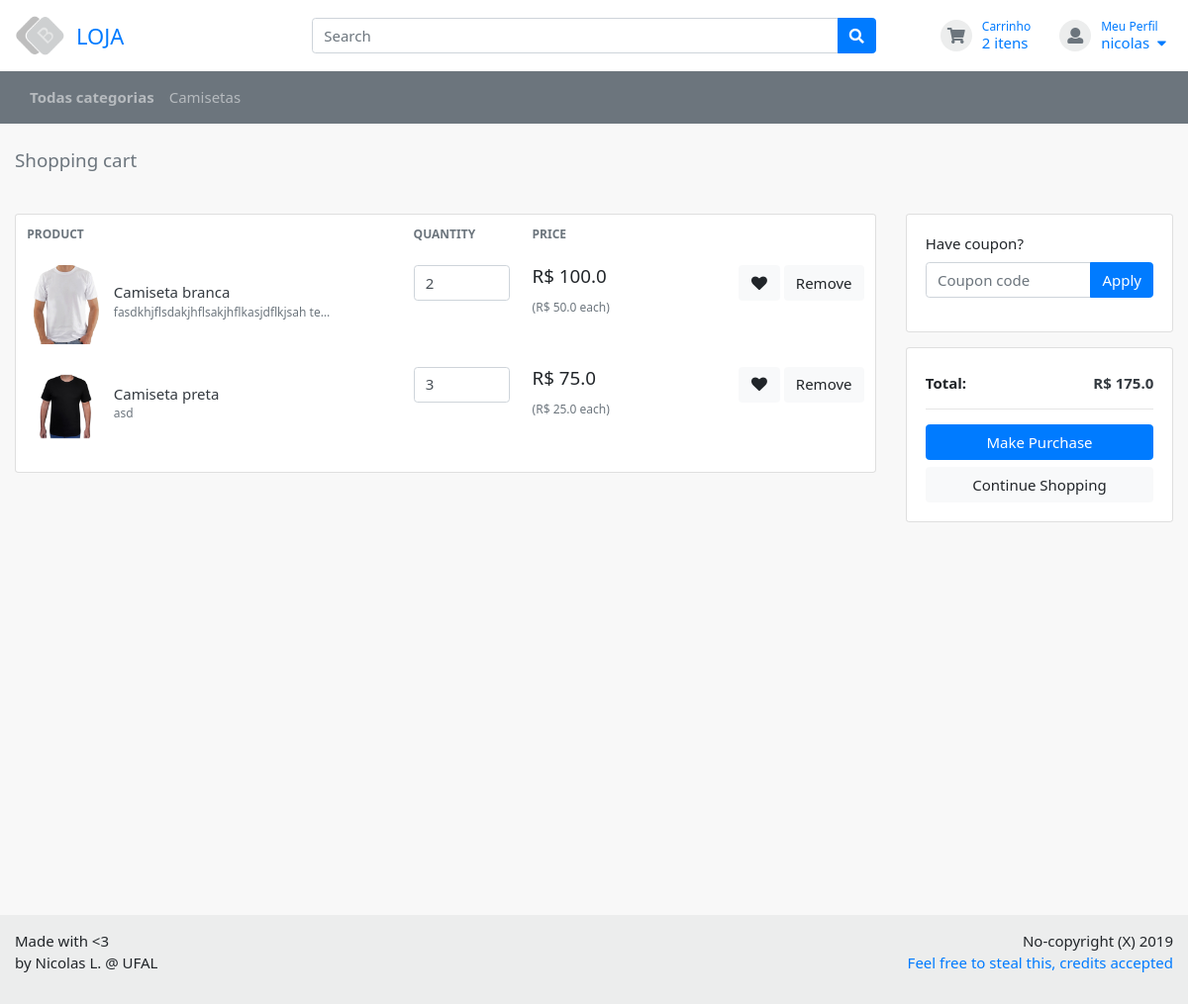
The app's page /cart/ (signed in) with its own data.
### app_store/models.py (models this page shows, shortened)
class Cart(models.Model):
	user = models.ForeignKey(CustomUser, on_delete=models.CASCADE)
	date_created = models.DateTimeField(auto_now_add=True)
	date_updated = models.DateTimeField(auto_now=True)
	def get_total_items(self):
		return self.item_set.count()
	def get_total(self):
		total = 0
		for item in self.item_set.all():
			total += item.get_total()
		return total

class Category(models.Model):
	store = models.ForeignKey(Store, on_delete=models.CASCADE)
	name = models.CharField(max_length=60, default='')
	date_created = models.DateTimeField(auto_now_add=True)
	date_updated = models.DateTimeField(auto_now=True)
	def __str__(self):
		return self.name

class Item(models.Model):
	cart = models.ForeignKey(Cart, on_delete=models.CASCADE)
	product = models.ForeignKey(Product, on_delete=models.CASCADE, related_name='item_product')
	quantity = models.PositiveIntegerField(default=1)
	date_created = models.DateTimeField(auto_now_add=True)
	date_updated = models.DateTimeField(auto_now=True)
	def get_total(self):
		return self.quantity * self.product.price_new

class Product(models.Model):
	category = models.ForeignKey(Category, on_delete=models.CASCADE, related_name='product_category')
	collection = models.ForeignKey(Collection, on_delete=models.CASCADE)
	name = models.CharField(max_length=60, default='')
	description = models.TextField(max_length=1200, default='')
	model = models.CharField(max_length=100, default='')
	price_new = models.FloatField(default=0)
	price_old = models.FloatField(default=0)
	image = models.ImageField()
	total_sales = models.PositiveIntegerField(default=0, blank=True)
	date_created = models.DateTimeField(auto_now_add=True)
	date_updated = models.DateTimeField(auto_now=True)

### app_users/models.py (models this page shows, shortened)
class CustomUser(AbstractUser):
	token = models.CharField(max_length=64, default="")

### app_store/views.py (the view)
# urls.py: path('cart/', views.ShoppingCart.as_view(), name='shopping-cart'),
class ShoppingCart(View):
    def get(self, request):
        context = {}
        return render(request, 'app_store/shopping_cart.html', context)

### ecommerce/processors.py (called while the page is built)
def shopping_cart_processor(request):
    try:
        cart = Cart.objects.get(user=request.user)
    except:
        cart = None
    return {'cart': cart}

def categories_processor(request):
    categories_on_navbar = 3
    categories = Category.objects.all()[:categories_on_navbar]
    categories_more = Category.objects.all()[categories_on_navbar:]
    return {'categories': categories, 'categories_more': categories_more}

### app_store/templates/app_store/shopping_cart.html (shortened to what this page needs)
{% extends "app_store/base.html" %}
{% load staticfiles %}
{% load humanize %}
{% block content %}
    <div class="container">
        <header class="section-heading">
            <h5 class="title-section text-muted">Shopping cart</h5>
        </header>
        <br>
        {% if cart.get_total_items > 0 %}
            <div class="row">
                <aside class="col-lg-9">
                    <div class="card">
                        <div class="table-responsive">
                            <table class="table table-borderless table-shopping-cart">
                                <thead class="text-muted">
                                <tr class="small text-uppercase">
                                    <th scope="col">Product</th>
                                    <th scope="col" width="120">Quantity</th>
                                    <th scope="col" width="120">Price</th>
                                    <th scope="col" class="text-right d-none d-md-block" width="200"> </th>
                                </tr>
                                </thead>
                                <tbody>
                                {% for item in cart.item_set.all %}
                                    <tr>
                                        <td>
                                            <figure class="itemside align-items-center">
                                                <div class="aside"><img src="{{ item.product.image.url }}" class="img-sm"></div>
                                                <figcaption class="info ml-2">
                                                    <a href="#" class="title text-dark">{{ item.product.name }}</a>
                                                    <p class="text-muted small">{{ item.product.description|truncatechars:40 }}</p>
                                                </figcaption>
                                            </figure>
                                        </td>
                                        <td>
                                            <input type="number"
                                                   class="cart-item-quantity form-control"
                                                   data-initial-value="{{ item.product.price_new }}"
                                                   data-index="{{ item.id }}"
                                                   value="{{ item.quantity }}">
                                        </td>
                                        <td>
                                            <div class="price-wrap">
                                                <h5 class="price">R$ <span class="price-{{ item.id }}">{{ item.get_total }}</span></h5>
                                                <small class="text-muted"> (R$ {{ item.product.price_new }} each) </small>
                                            </div>
                                        </td>
                                        <td class="text-right d-none d-md-block">
                                            <a data-original-title="Save to Wishlist" title="" href="" class="btn btn-light" data-toggle="tooltip"> <i class="fa fa-heart"></i></a>
                                            <a href="{% url 'remove-from-cart' item.id %}" class="btn btn-light"> Remove</a>
                                        </td>
                                    </tr>
                                {% endfor %}
                                </tbody>
                            </table>
                        </div>
                    </div>
                </aside>
                <aside class="col-lg-3">
                    <div class="card mb-3">
                        <div class="card-body">
                            <form>
                                <div class="form-group">
                                    <label>Have coupon?</label>
                                    <div class="input-group">
                                        <input type="text" class="form-control" name="" placeholder="Coupon code">
                                        <span class="input-group-append">
				                            <button class="btn btn-primary">Apply</button>
                                        </span>
                                    </div>
                                </div>
                            </form>
                        </div>
                    </div>
                    <div class="card">
                        <div class="card-body">
                            <dl class="dlist-align">
                                <dt>Total:</dt>
                                <dd class="text-right text-dark b"><strong>R$ {{ cart.get_total }}</strong></dd>
                            </dl>
                            <hr>
                            <a href="#" class="btn btn-primary btn-block"> Make Purchase </a>
                            <a href="{% url 'store-home' %}" class="btn btn-light btn-block">Continue Shopping</a>
                        </div>
                    </div>
                </aside>
            </div>
        {% else %}
            <p>Você ainda não adicionou nada no carrinho de compras</p><br>
            <a href="{% url 'store-home' %}" class="btn btn-secondary"><i class="icon fa fa-arrow-left"></i>&ensp;Voltar para a loja</a>
        {% endif %}
        <br><br>
    </div>
{% endblock %}

### app_store/templates/app_store/base.html (shortened to what this page needs)
{% load staticfiles %}
<!DOCTYPE HTML>
<html lang="en">
<head>
    <link href="{% static 'css/bootstrap.css' %}" rel="stylesheet" type="text/css"/>
    <link href="{% static 'fonts/fontawesome/css/fontawesome-all.min.css' %}" type="text/css" rel="stylesheet">
    <link href="{% static 'plugins/fancybox/fancybox.min.css' %}" type="text/css" rel="stylesheet">
    <link href="{% static 'plugins/owlcarousel/assets/owl.carousel.min.css' %}" rel="stylesheet">
    <link href="{% static 'plugins/owlcarousel/assets/owl.theme.default.css' %}" rel="stylesheet">
    <link href="{% static 'css/ui.css' %}" rel="stylesheet" type="text/css"/>
    <link href="{% static 'css/responsive.css' %}" rel="stylesheet" media="only screen and (max-width: 1200px)"/>
</head>
<body>
<header class="section-header">
    <section class="header-main">
        <div class="container">
            <div class="row align-items-center">
                <div class="col-lg-3">
                    <a href="{% url 'store-home' %}">
                        <div class="brand-wrap">
                            <img class="logo" src="{% static 'images/logo-dark.png' %}">
                            <h2 class="logo-text">LOJA</h2>
                        </div>
                    </a>
                </div>
                <div class="col-lg-6 col-sm-6">
                    {% if category_name %}
                        <form action="{% url 'product-list' category_name %}" class="search-wrap" method="get">
                    {% else %}
                        <form action="{% url 'product-list' 'Tudo' %}" class="search-wrap" method="get">
                    {% endif %}
                    <div class="input-group">
                        <input name="q" type="text" class="form-control" placeholder="Search">
                        <div class="input-group-append">
                            <button class="btn btn-primary" type="submit">
                                <i class="fa fa-search"></i>
                            </button>
                        </div>
                    </div>
                    </form>
                </div>
                <div class="col-lg-3 col-sm-6">
                    <div class="widgets-wrap d-flex justify-content-end">
                        <div class="widget-header">
                            <a href="{% url 'shopping-cart' %}" class="icontext">
                                <div class="icon-wrap icon-xs bg2 round text-secondary"><i
                                        class="fa fa-shopping-cart"></i>
                                </div>
                                <div class="text-wrap">
                                    <small>Carrinho</small>
                                    {% if cart.get_total_items == 1 %}
                                        <span id="cart-text">{{ cart.get_total_items }} item</span>
                                    {% else %}
                                        <span id="cart-text">{{ cart.get_total_items }} itens</span>
                                    {% endif %}
                                </div>
                            </a>
                        </div>
                        <div class="widget-header dropdown">
                            {% if user.is_authenticated %}
                                <a href="#" class="ml-3 icontext" data-toggle="dropdown" data-offset="20,10">
                                    <div class="icon-wrap icon-xs bg2 round text-secondary"><i class="fa fa-user"></i>
                                    </div>
                                    <div class="text-wrap">
                                        <small>Meu Perfil</small>
                                        <span>{{ user.username }}&ensp;<i class="fa fa-caret-down"></i></span>
                                    </div>
                                </a>
                            {% endif %}
                        </div>
                    </div>
                </div>
            </div>
        </div>
    </section>
    <nav class="navbar navbar-expand-lg navbar-dark bg-secondary">
        <div class="container">
            <div class="collapse navbar-collapse" id="main_nav">
                <ul class="navbar-nav">
                    <li class="nav-item">
                        <a class="nav-link pl-0" href="#"> <strong>Todas categorias</strong></a>
                    </li>
                    {% for category in categories %}
                        <li class="nav-item">
                            <a class="nav-link" href="#">{{ category }}</a>
                        </li>
                    {% endfor %}
                </ul>
            </div>
        </div>
    </nav>
</header>
<section class="section-main bg padding-top-sm">
    {% block content %}
    {% endblock %}
</section>
<footer class="section-footer bg2">
    <div class="container">
        <section class="footer-bottom row">
            <div class="col-sm-6">
                <p> Made with <3<br> by Nicolas L. @ UFAL</p>
            </div>
            <div class="col-sm-6">
                <p class="text-sm-right">
                    No-copyright (X) 2019 <br>
                    <a href="http://github.com/nicolasleao/django-ecommerce">Feel free to steal this, credits
                        accepted</a>
                </p>
            </div>
        </section>
    </div>
</footer>
</body>
</html>

### static/css/ui.css (style rules this page uses)
html { font-size: 15px; }
.icon-wrap { text-align: center; }
.icon-xs, .icon-sm, .icon-md, .icon-lg { display: inline-block; text-align: center; }
.icon-xs { width: 32px; height: 32px; line-height: 32px; font-size: 16px; }
.img-xs, .img-sm, .img-md, .img-lg { -o-object-fit: cover; object-fit: cover; }
.img-sm { width: 80px; height: 80px; }
.round { border-radius: 200px; }
.padding-top-sm { padding-top: 16px; }
figure { margin-bottom: 0; }
article:after, .form-group:after { display: block; clear: both; content: ""; }
.bg { background-color: #f8f8f8 !important; }
.bg2 { background-color: #eceded !important; }
.section-heading { margin-bottom: 20px; margin-top: 10px; }
.title-section { padding-right: 15px; }
.b { font-weight: 600; }
.header-main { padding-top: 1rem; padding-bottom: 1rem; }
.brand-wrap .logo, .navbar-brand .logo { margin-right: 7px; max-height: 42px; display: inline-block; }
.brand-wrap .logo-text, .navbar-brand .logo-text { margin: 0; display: inline-block; font-size: 22px; vertical-align: middle; }
.header-main { position: relative; }
.widget-header { margin-left: 7px; margin-right: 7px; display: inline-block; position: relative; }
.footer-bottom { padding: 15px 0; }
.itemside { position: relative; display: -webkit-inline-box; display: -ms-inline-flexbox; display: inline-flex; width: 100%; }
.itemside img { -o-object-fit: contain; object-fit: contain; }
.itemside p, .itemside .title { margin-bottom: 0.5rem; }
[class*="dlist-"] { margin-bottom: 5px; }
[class*="dlist-"] dd { margin-bottom: 0; }
.dlist-align dt { width: 90px; float: left; word-wrap: break-word; }
.dlist-align dd { margin-left: 120px; vertical-align: baseline; }
.icontext { display: -webkit-inline-box; display: -ms-inline-flexbox; display: inline-flex; -webkit-box-align: center; -ms-flex-align: center; align-items: center; }
.icontext .icon-wrap { position: relative; }
.icontext .text-wrap { line-height: 1.2; padding-left: 10px; }
.icontext small, .icontext .title { display: block; }
.price-new, .price { margin-right: 5px; }
.section-main { min-height: 100vh; }

### records on screen
Cart: get_total_items "2", get_total "175.0"
CustomUser: username "nicolas"
Category: name "Camisetas"
Item: product.image (picture), product.name "Camiseta branca", product.description "fasdkhjflsdakjhflsakjhflkasjdflkjsah te…", quantity "2", get_total "100.0", product.price_new "50.0"
Item: product.image (picture), product.name "Camiseta preta", product.description "asd", quantity "3", get_total "75.0", product.price_new "25.0"
